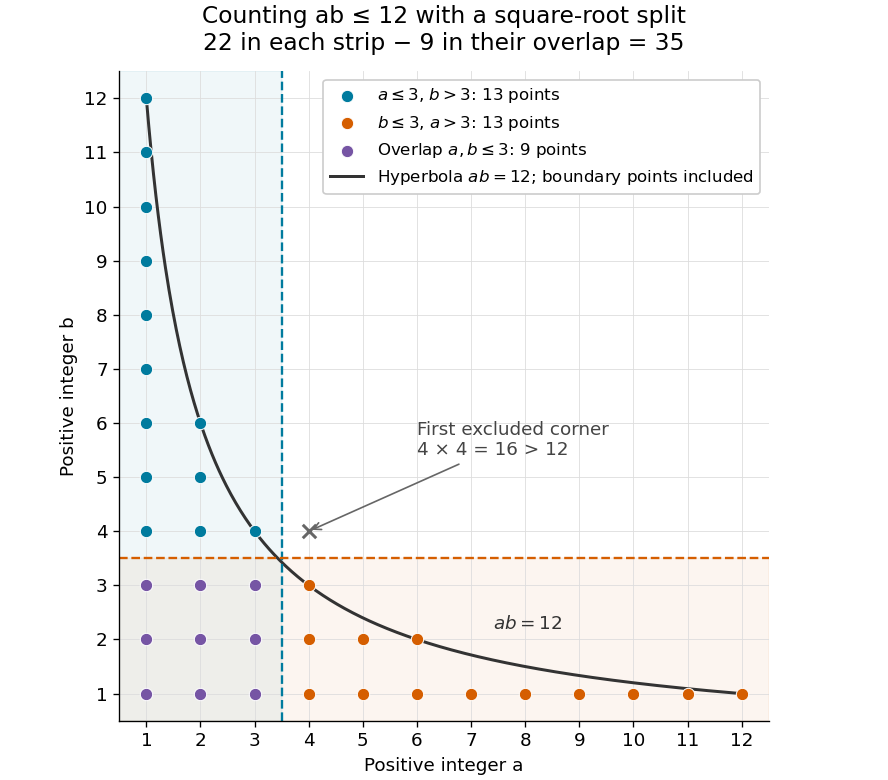

Python code for this plot:
"""Draw the positive-integer lattice split for N=12.

Run from _media; tested with Python 3.14, matplotlib 3.10.7 and numpy 2.3.5.
"""

from math import isqrt
from pathlib import Path

import matplotlib.pyplot as plt
import numpy as np
from matplotlib.lines import Line2D


def main():
    n = 12
    r = isqrt(n)
    pairs = [(a, b) for a in range(1, n + 1) for b in range(1, n + 1) if a * b <= n]
    groups = [
        ([(a, b) for a, b in pairs if a <= r and b > r], "#007b9e", r"$a\leq3$, $b>3$: 13 points"),
        ([(a, b) for a, b in pairs if b <= r and a > r], "#d55e00", r"$b\leq3$, $a>3$: 13 points"),
        ([(a, b) for a, b in pairs if a <= r and b <= r], "#7655a4", r"Overlap $a,b\leq3$: 9 points"),
    ]
    assert [len(group) for group, _, _ in groups] == [13, 13, 9]
    assert len(pairs) == 2 * sum(n // a for a in range(1, r + 1)) - r * r == 35
    plt.rcParams.update({"font.size": 11, "axes.spines.top": False, "axes.spines.right": False})
    fig, ax = plt.subplots(figsize=(7.4, 6.5), layout="constrained", facecolor="white")
    ax.set_facecolor("white")
    x = np.linspace(1, n, 500)
    ax.plot(x, n / x, color="#333333", linewidth=1.8, zorder=2)
    ax.axvspan(0.5, r + 0.5, color="#007b9e", alpha=0.06)
    ax.axhspan(0.5, r + 0.5, color="#d55e00", alpha=0.06)
    ax.axvline(r + 0.5, color="#007b9e", linestyle="--", linewidth=1.4)
    ax.axhline(r + 0.5, color="#d55e00", linestyle="--", linewidth=1.4)
    for group, color, label in groups:
        a, b = zip(*group)
        ax.scatter(a, b, s=55, color=color, edgecolors="white", linewidths=0.6, label=label, zorder=4)
    ax.scatter([4], [4], s=65, marker="x", color="#666666", linewidths=1.8, zorder=4)
    ax.annotate("First excluded corner\n4 × 4 = 16 > 12", (4, 4), (6.0, 5.4),
                arrowprops={"arrowstyle": "->", "color": "#666666"}, color="#444444")
    ax.text(7.4, 2.2, r"$ab=12$", color="#333333")
    ax.set(xlim=(0.5, 12.5), ylim=(0.5, 12.5), xlabel="Positive integer a", ylabel="Positive integer b")
    ax.set_xticks(range(1, n + 1))
    ax.set_yticks(range(1, n + 1))
    ax.set_aspect("equal")
    ax.grid(color="#dddddd", linewidth=0.5, zorder=0)
    handles, labels = ax.get_legend_handles_labels()
    handles.append(Line2D([0], [0], color="#333333", linewidth=1.8))
    labels.append(r"Hyperbola $ab=12$; boundary points included")
    ax.legend(handles, labels, loc="upper right", framealpha=1, fontsize=10)
    ax.set_title("Counting ab ≤ 12 with a square-root split\n22 in each strip − 9 in their overlap = 35", fontsize=14, pad=13)
    fig.savefig(Path(__file__).stem + ".png", dpi=120, facecolor="white", transparent=False)
    plt.close(fig)


if __name__ == "__main__":
    main()
